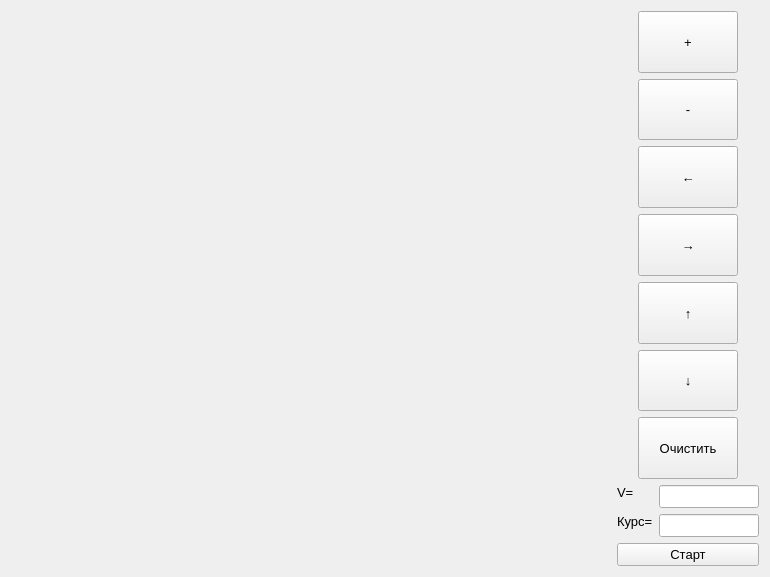
<?xml version="1.0" encoding="UTF-8"?>
<ui version="4.0">
 <class>Widget</class>
 <widget class="QWidget" name="Widget">
  <property name="geometry">
   <rect>
    <x>0</x>
    <y>0</y>
    <width>770</width>
    <height>577</height>
   </rect>
  </property>
  <property name="sizePolicy">
   <sizepolicy hsizetype="Preferred" vsizetype="Expanding">
    <horstretch>0</horstretch>
    <verstretch>0</verstretch>
   </sizepolicy>
  </property>
  <property name="font">
   <font>
    <pointsize>10</pointsize>
   </font>
  </property>
  <property name="windowTitle">
   <string>Карта</string>
  </property>
  <layout class="QHBoxLayout" name="horizontalLayout">
   <item>
    <widget class="MapForm" name="wgtMap" native="true">
     <property name="sizePolicy">
      <sizepolicy hsizetype="Expanding" vsizetype="Preferred">
       <horstretch>0</horstretch>
       <verstretch>0</verstretch>
      </sizepolicy>
     </property>
    </widget>
   </item>
   <item>
    <layout class="QVBoxLayout" name="verticalLayout">
     <item alignment="Qt::AlignHCenter">
      <widget class="QToolButton" name="btnScalePlus">
       <property name="sizePolicy">
        <sizepolicy hsizetype="Fixed" vsizetype="Expanding">
         <horstretch>0</horstretch>
         <verstretch>0</verstretch>
        </sizepolicy>
       </property>
       <property name="minimumSize">
        <size>
         <width>100</width>
         <height>0</height>
        </size>
       </property>
       <property name="text">
        <string>+</string>
       </property>
       <property name="iconSize">
        <size>
         <width>30</width>
         <height>30</height>
        </size>
       </property>
       <property name="autoExclusive">
        <bool>false</bool>
       </property>
      </widget>
     </item>
     <item alignment="Qt::AlignHCenter">
      <widget class="QToolButton" name="btnScaleMinus">
       <property name="sizePolicy">
        <sizepolicy hsizetype="Fixed" vsizetype="Expanding">
         <horstretch>0</horstretch>
         <verstretch>0</verstretch>
        </sizepolicy>
       </property>
       <property name="minimumSize">
        <size>
         <width>100</width>
         <height>0</height>
        </size>
       </property>
       <property name="text">
        <string>-</string>
       </property>
       <property name="iconSize">
        <size>
         <width>30</width>
         <height>30</height>
        </size>
       </property>
      </widget>
     </item>
     <item alignment="Qt::AlignHCenter">
      <widget class="QToolButton" name="btnLeft">
       <property name="sizePolicy">
        <sizepolicy hsizetype="Fixed" vsizetype="Expanding">
         <horstretch>0</horstretch>
         <verstretch>0</verstretch>
        </sizepolicy>
       </property>
       <property name="minimumSize">
        <size>
         <width>100</width>
         <height>0</height>
        </size>
       </property>
       <property name="text">
        <string>←</string>
       </property>
      </widget>
     </item>
     <item alignment="Qt::AlignHCenter">
      <widget class="QToolButton" name="btnRight">
       <property name="sizePolicy">
        <sizepolicy hsizetype="Fixed" vsizetype="Expanding">
         <horstretch>0</horstretch>
         <verstretch>0</verstretch>
        </sizepolicy>
       </property>
       <property name="minimumSize">
        <size>
         <width>100</width>
         <height>0</height>
        </size>
       </property>
       <property name="text">
        <string>→</string>
       </property>
      </widget>
     </item>
     <item alignment="Qt::AlignHCenter">
      <widget class="QToolButton" name="btnUp">
       <property name="sizePolicy">
        <sizepolicy hsizetype="Fixed" vsizetype="Expanding">
         <horstretch>0</horstretch>
         <verstretch>0</verstretch>
        </sizepolicy>
       </property>
       <property name="minimumSize">
        <size>
         <width>100</width>
         <height>0</height>
        </size>
       </property>
       <property name="text">
        <string>↑</string>
       </property>
      </widget>
     </item>
     <item alignment="Qt::AlignHCenter">
      <widget class="QToolButton" name="btnDown">
       <property name="sizePolicy">
        <sizepolicy hsizetype="Fixed" vsizetype="Expanding">
         <horstretch>0</horstretch>
         <verstretch>0</verstretch>
        </sizepolicy>
       </property>
       <property name="minimumSize">
        <size>
         <width>100</width>
         <height>0</height>
        </size>
       </property>
       <property name="text">
        <string>↓</string>
       </property>
      </widget>
     </item>
     <item alignment="Qt::AlignHCenter">
      <widget class="QToolButton" name="btnClear">
       <property name="sizePolicy">
        <sizepolicy hsizetype="Fixed" vsizetype="Expanding">
         <horstretch>0</horstretch>
         <verstretch>0</verstretch>
        </sizepolicy>
       </property>
       <property name="minimumSize">
        <size>
         <width>100</width>
         <height>0</height>
        </size>
       </property>
       <property name="text">
        <string>Очистить</string>
       </property>
      </widget>
     </item>
     <item>
      <layout class="QFormLayout" name="formLayout">
       <item row="0" column="0">
        <widget class="QLabel" name="label">
         <property name="sizePolicy">
          <sizepolicy hsizetype="Preferred" vsizetype="Fixed">
           <horstretch>0</horstretch>
           <verstretch>0</verstretch>
          </sizepolicy>
         </property>
         <property name="text">
          <string>V=</string>
         </property>
        </widget>
       </item>
       <item row="0" column="1">
        <widget class="QLineEdit" name="edtV">
         <property name="sizePolicy">
          <sizepolicy hsizetype="Fixed" vsizetype="Fixed">
           <horstretch>0</horstretch>
           <verstretch>0</verstretch>
          </sizepolicy>
         </property>
         <property name="maximumSize">
          <size>
           <width>100</width>
           <height>16777215</height>
          </size>
         </property>
        </widget>
       </item>
       <item row="1" column="0">
        <widget class="QLabel" name="label_2">
         <property name="sizePolicy">
          <sizepolicy hsizetype="Fixed" vsizetype="Fixed">
           <horstretch>0</horstretch>
           <verstretch>0</verstretch>
          </sizepolicy>
         </property>
         <property name="text">
          <string>Курс=</string>
         </property>
        </widget>
       </item>
       <item row="1" column="1">
        <widget class="QLineEdit" name="edtPsi">
         <property name="sizePolicy">
          <sizepolicy hsizetype="Fixed" vsizetype="Fixed">
           <horstretch>0</horstretch>
           <verstretch>0</verstretch>
          </sizepolicy>
         </property>
         <property name="maximumSize">
          <size>
           <width>100</width>
           <height>16777215</height>
          </size>
         </property>
        </widget>
       </item>
      </layout>
     </item>
     <item>
      <widget class="QPushButton" name="btnStartTimer">
       <property name="sizePolicy">
        <sizepolicy hsizetype="Preferred" vsizetype="Fixed">
         <horstretch>0</horstretch>
         <verstretch>0</verstretch>
        </sizepolicy>
       </property>
       <property name="text">
        <string>Старт</string>
       </property>
       <property name="checkable">
        <bool>true</bool>
       </property>
      </widget>
     </item>
    </layout>
   </item>
  </layout>
 </widget>
 <layoutdefault spacing="6" margin="11"/>
 <customwidgets>
  <customwidget>
   <class>MapForm</class>
   <extends>QWidget</extends>
   <header>mapform.h</header>
   <container>1</container>
  </customwidget>
 </customwidgets>
 <resources/>
 <connections/>
</ui>
